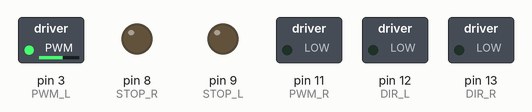
Simulated run of this sketch. Board: Arduino Uno, built with avr-gcc and run on an emulated ATmega328P. Parts: switched loads named in the sketch (green lamp = pin HIGH), output pins drawn as LEDs (lit = HIGH).

Above: at 0.1 s.
Timing chart, 0 to 1.6 s (numbered marks = the images above):
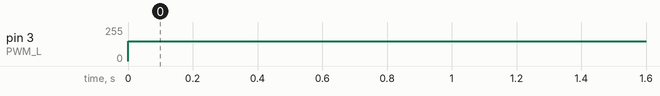

The sketch:

13a_MotorShield_begin.ino
```cpp
#define DIR_L 12
#define DIR_R 13
#define PWM_L 3
#define PWM_R 11
#define STOP_L 9
#define STOP_R 8

void setup() {
  //Inicjacja wejść do sterowania silnikami
  pinMode(DIR_L, OUTPUT);
  pinMode(DIR_R, OUTPUT);
  pinMode(PWM_L, OUTPUT);
  pinMode(PWM_R, OUTPUT);
  pinMode(STOP_L, OUTPUT);
  pinMode(STOP_R, OUTPUT);
}

void loop() {
  //Prawy silnik 1/3 prękdości do przodu
  digitalWrite(DIR_R, LOW);
  analogWrite(PWM_L, 150);
}
```

Measured:
- by itself, pin 3 (PWM_L): 0/255 → 150/255 at 0.00 s
